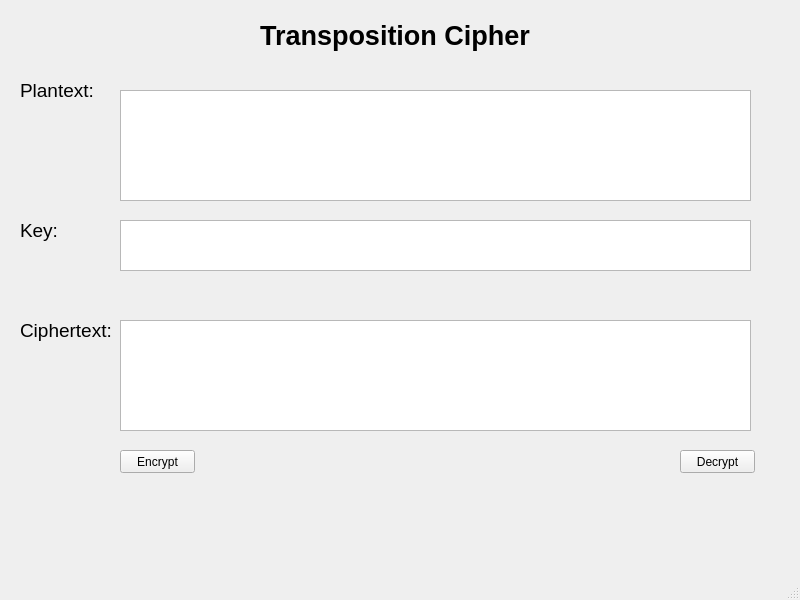
<?xml version="1.0" encoding="UTF-8"?>
<ui version="4.0">
 <class>MainWindow</class>
 <widget class="QMainWindow" name="MainWindow">
  <property name="geometry">
   <rect>
    <x>0</x>
    <y>0</y>
    <width>800</width>
    <height>600</height>
   </rect>
  </property>
  <property name="windowTitle">
   <string>MainWindow</string>
  </property>
  <widget class="QWidget" name="centralwidget">
   <widget class="QTextEdit" name="txt_plantext">
    <property name="geometry">
     <rect>
      <x>120</x>
      <y>90</y>
      <width>631</width>
      <height>111</height>
     </rect>
    </property>
   </widget>
   <widget class="QLabel" name="label">
    <property name="geometry">
     <rect>
      <x>260</x>
      <y>20</y>
      <width>291</width>
      <height>31</height>
     </rect>
    </property>
    <property name="font">
     <font>
      <pointsize>20</pointsize>
      <weight>75</weight>
      <bold>true</bold>
     </font>
    </property>
    <property name="text">
     <string>Transposition Cipher</string>
    </property>
   </widget>
   <widget class="QLabel" name="label_2">
    <property name="geometry">
     <rect>
      <x>20</x>
      <y>80</y>
      <width>81</width>
      <height>21</height>
     </rect>
    </property>
    <property name="font">
     <font>
      <pointsize>14</pointsize>
     </font>
    </property>
    <property name="text">
     <string>Plantext:</string>
    </property>
   </widget>
   <widget class="QLabel" name="label_3">
    <property name="geometry">
     <rect>
      <x>20</x>
      <y>220</y>
      <width>81</width>
      <height>21</height>
     </rect>
    </property>
    <property name="font">
     <font>
      <pointsize>14</pointsize>
     </font>
    </property>
    <property name="text">
     <string>Key:</string>
    </property>
   </widget>
   <widget class="QLabel" name="label_4">
    <property name="geometry">
     <rect>
      <x>20</x>
      <y>320</y>
      <width>101</width>
      <height>21</height>
     </rect>
    </property>
    <property name="font">
     <font>
      <pointsize>14</pointsize>
     </font>
    </property>
    <property name="text">
     <string>Ciphertext:</string>
    </property>
   </widget>
   <widget class="QTextEdit" name="txt_key">
    <property name="geometry">
     <rect>
      <x>120</x>
      <y>220</y>
      <width>631</width>
      <height>51</height>
     </rect>
    </property>
   </widget>
   <widget class="QTextEdit" name="txt_ciphertext">
    <property name="geometry">
     <rect>
      <x>120</x>
      <y>320</y>
      <width>631</width>
      <height>111</height>
     </rect>
    </property>
   </widget>
   <widget class="QPushButton" name="btn_en">
    <property name="geometry">
     <rect>
      <x>120</x>
      <y>450</y>
      <width>75</width>
      <height>23</height>
     </rect>
    </property>
    <property name="text">
     <string>Encrypt</string>
    </property>
   </widget>
   <widget class="QPushButton" name="btn_de">
    <property name="geometry">
     <rect>
      <x>680</x>
      <y>450</y>
      <width>75</width>
      <height>23</height>
     </rect>
    </property>
    <property name="text">
     <string>Decrypt</string>
    </property>
   </widget>
  </widget>
  <widget class="QMenuBar" name="menubar">
   <property name="geometry">
    <rect>
     <x>0</x>
     <y>0</y>
     <width>800</width>
     <height>21</height>
    </rect>
   </property>
  </widget>
  <widget class="QStatusBar" name="statusbar"/>
 </widget>
 <resources/>
 <connections/>
</ui>
